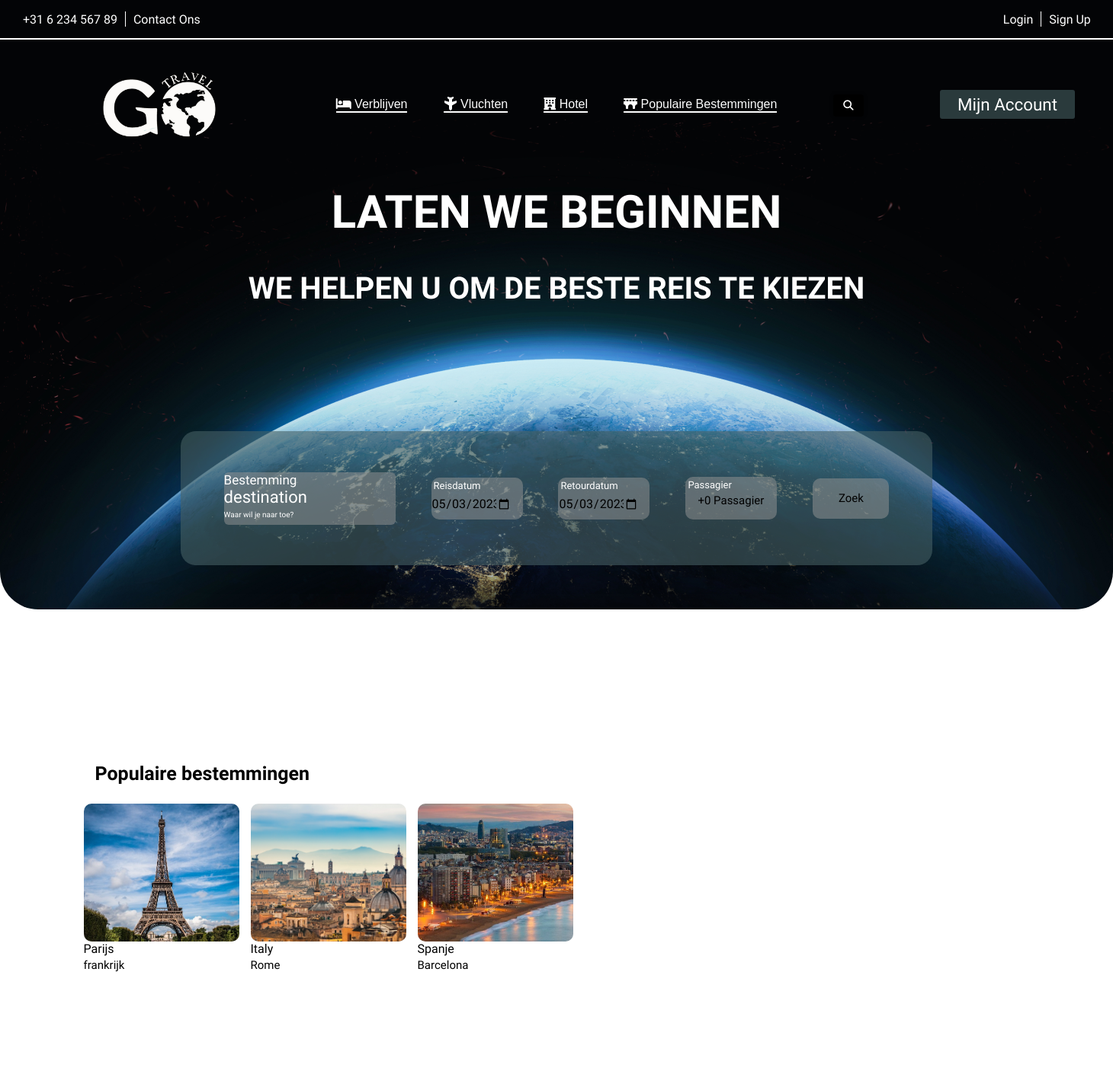
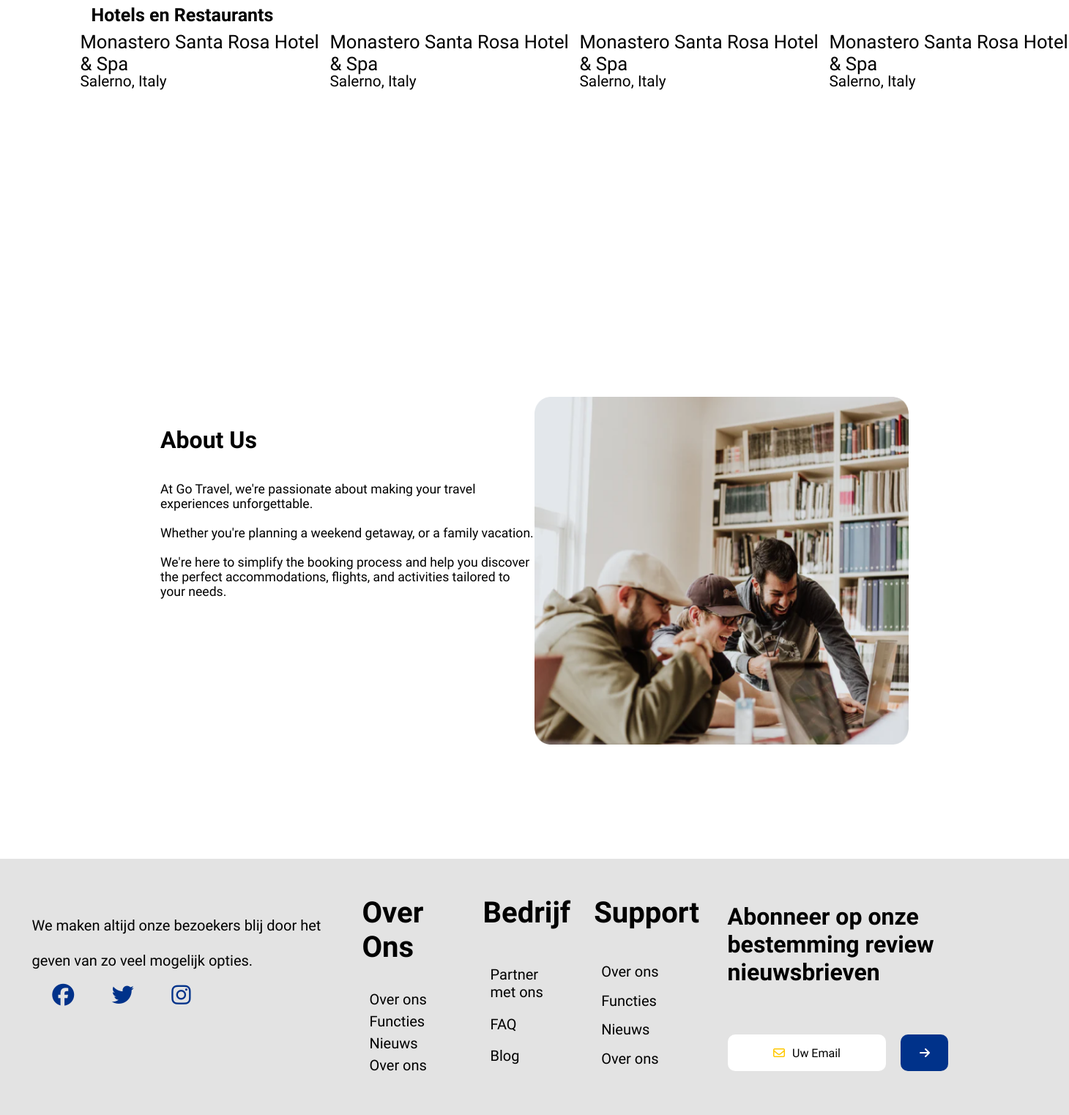
The page / on the database its author committed (2 pictures, top to bottom).
### tables this page shows
CREATE TABLE `vakanties` (
  `id` int(11) NOT NULL,
  `vakantie` varchar(50) DEFAULT NULL,
  `korte_omschrijving` text DEFAULT NULL,
  `algemene_beschrijving` text DEFAULT NULL,
  `ligging_omgeving` text DEFAULT NULL,
  `kamers` text DEFAULT NULL,
  `faciliteiten` text DEFAULT NULL,
  `img1` varchar(255) DEFAULT NULL,
  `img2` varchar(255) DEFAULT NULL,
  `img3` varchar(255) DEFAULT NULL,
  `img4` varchar(255) DEFAULT NULL,
  `img5` varchar(255) DEFAULT NULL,
  `kortetitel` varchar(255) DEFAULT NULL,
  `begin_datum` date DEFAULT NULL,
  `eind_datum` date DEFAULT NULL
);

### index.php (the view, shortened to what this page needs)
<!DOCTYPE html>
<html lang="en">
<head>
    <link rel="stylesheet" href="css/main.css">
    <link rel="stylesheet" media=" screen and (max-width:769px)" href="css/mobile.css" />
</head>
</head>
<body>
    <header class="header">
        <?php
        $isLoggedIn = isset($_SESSION['username']);
        ?>
        <nav>
            <div class="navigatie-first">
                <a href="bestemming.php">+31 6 234 567 89</a>
                <a href="Contact.php">Contact Ons</a>
            </div>
            <div class="navigatie-second">
                <?php if (!$isLoggedIn) { ?>
                    <a href="login.php">Login</a>
                    <a href="registration.php">Sign Up</a>
                <?php } ?>
            </div>
        </nav>
        <div class="top-info">
            <div class="top-logo">
                <img class="logo-img" src="img/Logo1.2.jpg" alt="">
            </div>
            <div class="top-midden-info">
                <a class="underline-button"><i class="fa-solid fa-bed"></i> Verblijven</a>
                <a class="underline-button"><i class="fa-solid fa-plane rotate-90"></i> Vluchten</a>
                <a class="underline-button"><i class="fa-solid fa-hotel"></i> Hotel</a>
                <a class="underline-button"><i class="fa-solid fa-bridge"></i> Populaire Bestemmingen </a>
            </div>
            <div class="top-zoeken">
                <div class="parent" id="parent">
                    <button class="btn" id="button">
                        <i class="fa-solid fa-magnifying-glass"></i>
                    </button>
                </div>
                <div class="mijn-reservring-box"><a class="mijn-reservering-text" href="">Mijn Account</a></div>
            </div>
        </div>
        <div class="top-text-bg">
            <h1 class="top-text1">
                LATEN WE BEGINNEN
            </h1>
            <h1 class="top-text2">
                WE HELPEN U OM DE BESTE REIS TE KIEZEN
            </h1>
        </div>
        <div class="zoek-reis-big-div">
            <div class="zoek-reis-div">
                <?php
                $dsn = 'mysql:dbname=db_login;host=127.0.0.1';
                $user = 'root';
                $password = '';
                $connectie = new PDO($dsn, $user, $password);
                if (isset($_POST['destination'])) {
                    $zoekterm = '%' . $_POST['destination'] . '%';
                    $stmt = $connectie->prepare("SELECT * FROM vakanties WHERE vakantie LIKE ? ");
                    $stmt->execute([$zoekterm]);
                    $resultSet = $stmt->fetchAll();
                } else {
                    $resultSet = $connectie->query("SELECT * FROM vakanties")->fetchAll();
                }
                ?>
                <form method="post" class="bestemming">
                    <p>Bestemming</p>
                    <input type="text" placeholder="destination" name="destination">
                    <span>Waar wil je naar toe?</span>
                </form>
                <div class="reisdatum">
                    <p>Reisdatum</p>
                    <input type="date" value="2023-05-03">
                </div>
                <div class="retourdatum">
                    <p>Retourdatum</p>
                    <input type="date" value="2023-05-03">
                </div>
                <div class="passagier">
                    <p>Passagier</p>
                    <button onclick="myFunction()"> +0 Passagier</i></button>
                </div>
                <div class="zoek_knop">
                    <button type="button" class="zoek_knop_button">Zoek</button>
                </div>
            </div>
        </div>
    </header>
    <main>
        <div class="main-container">
            <section class="bestemmingen">
                <div class="bestemmingen-container">
                    <h2 class="section-title"><a href="bestemming.php" class="section-title">Populaire bestemmingen</a></h2>
                </div>
            </section>
            <div class="locatie-container radio-btns">
                <?php
                if (isset($_POST['destination'])) {
                    $zoekterm = '%' . $_POST['destination'] . '%';
                    $stmt = $connectie->prepare("SELECT * FROM vakanties WHERE vakantie LIKE ? ");
                    $stmt->execute([$zoekterm]);
                    $resultSet = $stmt;
                } else {
                    $resultSet = $connectie->query("SELECT * FROM vakanties");
                }
                while ($row = $resultSet->fetch(PDO::FETCH_ASSOC)) {
                    echo '<div class="destination-card radio-btns__btn">';
                    echo '<img class="bestemmingen-imgs" src="img/' . $row['img1'] . '" alt="" width="200" height="181">';
                    echo '<a href="bestemming.php?bestemming=' . $row['id'] . '">' . $row['vakantie'] . '</a>';
                    echo '<a href="bestemming.php?bestemming=' . $row['id'] . ' ">';
                    echo '<h6>' . $row['kortetitel'] . '</h6>';
                    echo '</a>';
                    echo '</div>';
                }
                ?>
            </div>
            <section class="bestemmingen">
                <div class="bestemmingen-container">
                    <h2 class="section-title">Hotels en Restaurants</h2>
                </div>
            </section>
            <div class="horeca-container">
                <div class="hotel-card radio-btns">
                    <div class="hotel-cards radio-btns__btn ">
                        <h5>Monastero Santa Rosa Hotel & Spa</h5>
                        <h6><img src="/Imgs/icons/map-pin-line.png" alt=""> Salerno, Italy</h6>
                    </div>
                    <div class="hotel-cards radio-btns__btn">
                        <h5>Monastero Santa Rosa Hotel & Spa</h5>
                        <h6><img src="/Imgs/icons/map-pin-line.png" alt=""> Salerno, Italy</h6>
                    </div>
                    <div class="hotel-cards radio-btns__btn">
                        <h5>Monastero Santa Rosa Hotel & Spa</h5>
                        <h6><img src="/Imgs/icons/map-pin-line.png" alt=""> Salerno, Italy</h6>
                    </div>
                    <div class="hotel-cards radio-btns__btn">
                        <h5>Monastero Santa Rosa Hotel & Spa</h5>
                        <h6><img src="/Imgs/icons/map-pin-line.png" alt=""> Salerno, Italy</h6>
                    </div>
                </div>
            </div>
            <div class="about-us-container">
                <div class="about-us-text">
                    <h1 class="about-us-title">
                        About Us
                    </h1>
                    <br></br>
                    <p class="about-us-story">
                        At Go Travel, we're passionate about making your travel experiences unforgettable.<br></br>
                        Whether you're planning a weekend getaway, or a family vacation.<br></br> We're here to simplify
                        the booking process and help you discover the perfect accommodations, flights, and activities
                        tailored to your needs.
                    </p>
                </div>
                <img class="about-us-image" src="img/about-us.png">
            </div>
        </div>
    </main>
    <footer>
        <div class="footer-container">
            <div class="footer-socials">
                <p class="footer-socials-text">
                    We maken altijd onze bezoekers blij door het<br></br> geven van zo veel mogelijk opties.
                </p>
                <a class="footer-socials-buttons-container"><i class="fa-brands fa-facebook facebook"></i><i
                        class="fa-brands fa-twitter twitter" style="color: #00328a;"></i><i
                        class="fa-brands fa-instagram instagram" style="color: #00328a;"></i></a>
            </div>
            <div class="footer-info">
                <div class="footer-info-text">
                    <h1 class="footer-text-title">Over Ons</h1>
                    <div class="footer-text-content-bg">
                        <p class="footer-text-content">Over ons</p>
                        <p class="footer-text-content">Functies</p>
                        <p class="footer-text-content">Nieuws</p>
                        <p class="footer-text-content">Over ons</p>
                    </div>
                </div>
                <div class="footer-info-text-2">
                    <h1 class="footer-text-title">Bedrijf</h1>
                    <div class="footer-text-content-bg">
                        <p class="footer-text-content">Partner met ons</p>
                        <p class="footer-text-content">FAQ</p>
                        <p class="footer-text-content">Blog</p>
                    </div>
                </div>
                <div class="footer-info-text">
                    <h1 class="footer-text-title">Support</h1>
                    <div class="footer-text-content-bg">
                        <p class="footer-text-content">Over ons</p>
                        <p class="footer-text-content">Functies</p>
                        <p class="footer-text-content">Nieuws</p>
                        <p class="footer-text-content">Over ons</p>
                    </div>
                </div>
            </div>
            <div class="footer-subscribe">
                <div class="footer-subscribe-text">
                    <h1 class="subscribe-text">Abonneer op onze bestemming review nieuwsbrieven</h1>
                </div>
                <div class="footer-email-bg">
                    <div class="footer-email-container">
                        <i class="fa-regular fa-envelope envelope" style="color: #ffc800;"></i>
                        <p>Uw Email</p>
                    </div>
                    <a class="email-send-button" href="mailto:gebruikersnaam@emailadres.nl?subject=Tekst"><i
                            class="fa-solid fa-arrow-right"></i></a>
                </div>
            </div>
        </div>
    </footer>
</body>

### rows shown on the page
vakanties: img1 (picture), vakantie "Parijs", kortetitel "frankrijk"
vakanties: img1 (picture), vakantie "Italy", kortetitel "Rome"
vakanties: img1 (picture), vakantie "Spanje", kortetitel "Barcelona"
